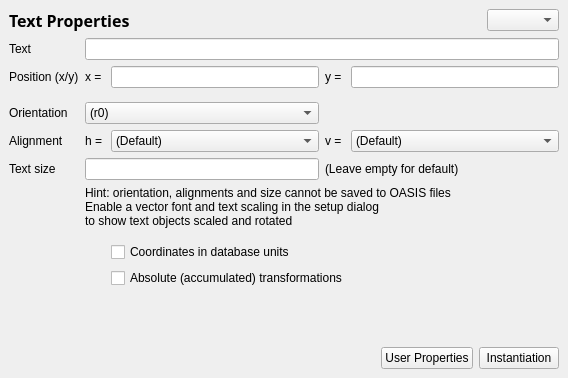
<?xml version="1.0" encoding="UTF-8"?>
<ui version="4.0">
 <class>TextPropertiesPage</class>
 <widget class="QWidget" name="TextPropertiesPage">
  <property name="geometry">
   <rect>
    <x>0</x>
    <y>0</y>
    <width>568</width>
    <height>378</height>
   </rect>
  </property>
  <property name="windowTitle">
   <string>Form</string>
  </property>
  <layout class="QGridLayout">
   <property name="margin" stdset="0">
    <number>9</number>
   </property>
   <property name="spacing">
    <number>6</number>
   </property>
   <item row="2" column="3">
    <widget class="QLabel" name="label_7">
     <property name="text">
      <string>y = </string>
     </property>
    </widget>
   </item>
   <item row="2" column="2">
    <widget class="QLineEdit" name="x_le">
     <property name="sizePolicy">
      <sizepolicy hsizetype="Expanding" vsizetype="Fixed">
       <horstretch>1</horstretch>
       <verstretch>0</verstretch>
      </sizepolicy>
     </property>
    </widget>
   </item>
   <item row="3" column="0" colspan="5">
    <spacer>
     <property name="orientation">
      <enum>Qt::Vertical</enum>
     </property>
     <property name="sizeType">
      <enum>QSizePolicy::Fixed</enum>
     </property>
     <property name="sizeHint" stdset="0">
      <size>
       <width>20</width>
       <height>8</height>
      </size>
     </property>
    </spacer>
   </item>
   <item row="6" column="0">
    <widget class="QLabel" name="Text size">
     <property name="text">
      <string>Text size</string>
     </property>
    </widget>
   </item>
   <item row="11" column="0" colspan="5">
    <spacer>
     <property name="orientation">
      <enum>Qt::Vertical</enum>
     </property>
     <property name="sizeHint" stdset="0">
      <size>
       <width>457</width>
       <height>51</height>
      </size>
     </property>
    </spacer>
   </item>
   <item row="1" column="0">
    <widget class="QLabel" name="label_2">
     <property name="text">
      <string>Text</string>
     </property>
    </widget>
   </item>
   <item row="8" column="0" colspan="5">
    <spacer>
     <property name="orientation">
      <enum>Qt::Vertical</enum>
     </property>
     <property name="sizeType">
      <enum>QSizePolicy::Fixed</enum>
     </property>
     <property name="sizeHint" stdset="0">
      <size>
       <width>431</width>
       <height>8</height>
      </size>
     </property>
    </spacer>
   </item>
   <item row="2" column="1">
    <widget class="QLabel" name="label_5">
     <property name="text">
      <string>x = </string>
     </property>
    </widget>
   </item>
   <item row="12" column="0" colspan="5">
    <widget class="QFrame" name="button_frame">
     <property name="frameShape">
      <enum>QFrame::NoFrame</enum>
     </property>
     <property name="frameShadow">
      <enum>QFrame::Raised</enum>
     </property>
     <layout class="QHBoxLayout">
      <property name="spacing">
       <number>6</number>
      </property>
      <property name="margin" stdset="0">
       <number>0</number>
      </property>
      <item>
       <spacer>
        <property name="orientation">
         <enum>Qt::Horizontal</enum>
        </property>
        <property name="sizeHint" stdset="0">
         <size>
          <width>211</width>
          <height>20</height>
         </size>
        </property>
       </spacer>
      </item>
      <item>
       <widget class="QPushButton" name="prop_pb">
        <property name="text">
         <string>User Properties</string>
        </property>
       </widget>
      </item>
      <item>
       <widget class="QPushButton" name="inst_pb">
        <property name="text">
         <string>Instantiation</string>
        </property>
       </widget>
      </item>
     </layout>
    </widget>
   </item>
   <item row="7" column="1" colspan="4">
    <widget class="QLabel" name="label_3">
     <property name="text">
      <string>Hint: orientation, alignments and size cannot be saved to OASIS files
Enable a vector font and text scaling in the setup dialog 
to show text objects scaled and rotated</string>
     </property>
    </widget>
   </item>
   <item row="4" column="0">
    <widget class="QLabel" name="Orientation">
     <property name="text">
      <string>Orientation</string>
     </property>
    </widget>
   </item>
   <item row="2" column="0">
    <widget class="QLabel" name="label">
     <property name="text">
      <string>Position (x/y)</string>
     </property>
    </widget>
   </item>
   <item row="6" column="3" colspan="2">
    <widget class="QLabel" name="label_6">
     <property name="text">
      <string>(Leave empty for default)</string>
     </property>
    </widget>
   </item>
   <item row="1" column="1" colspan="4">
    <widget class="QLineEdit" name="text_le">
     <property name="sizePolicy">
      <sizepolicy hsizetype="Expanding" vsizetype="Fixed">
       <horstretch>0</horstretch>
       <verstretch>0</verstretch>
      </sizepolicy>
     </property>
    </widget>
   </item>
   <item row="10" column="2" colspan="3">
    <widget class="QCheckBox" name="abs_cb">
     <property name="text">
      <string>Absolute (accumulated) transformations</string>
     </property>
    </widget>
   </item>
   <item row="2" column="4">
    <widget class="QLineEdit" name="y_le">
     <property name="sizePolicy">
      <sizepolicy hsizetype="Expanding" vsizetype="Fixed">
       <horstretch>1</horstretch>
       <verstretch>0</verstretch>
      </sizepolicy>
     </property>
    </widget>
   </item>
   <item row="9" column="2" colspan="3">
    <widget class="QCheckBox" name="dbu_cb">
     <property name="text">
      <string>Coordinates in database units</string>
     </property>
    </widget>
   </item>
   <item row="0" column="0" colspan="5">
    <widget class="QFrame" name="frame">
     <property name="frameShape">
      <enum>QFrame::NoFrame</enum>
     </property>
     <property name="frameShadow">
      <enum>QFrame::Raised</enum>
     </property>
     <layout class="QHBoxLayout">
      <property name="spacing">
       <number>6</number>
      </property>
      <property name="margin" stdset="0">
       <number>0</number>
      </property>
      <item>
       <widget class="QLabel" name="label_12">
        <property name="font">
         <font>
          <family>Sans Serif</family>
          <pointsize>12</pointsize>
          <italic>false</italic>
          <bold>true</bold>
          <underline>false</underline>
          <strikeout>false</strikeout>
         </font>
        </property>
        <property name="text">
         <string>Text Properties</string>
        </property>
       </widget>
      </item>
      <item>
       <widget class="QLabel" name="cell_lbl">
        <property name="sizePolicy">
         <sizepolicy hsizetype="Ignored" vsizetype="Preferred">
          <horstretch>1</horstretch>
          <verstretch>0</verstretch>
         </sizepolicy>
        </property>
        <property name="text">
         <string/>
        </property>
        <property name="alignment">
         <set>Qt::AlignRight|Qt::AlignTrailing|Qt::AlignVCenter</set>
        </property>
       </widget>
      </item>
      <item>
       <widget class="lay::LayerSelectionComboBox" name="layer_cbx">
        <property name="sizeAdjustPolicy">
         <enum>QComboBox::AdjustToContents</enum>
        </property>
       </widget>
      </item>
     </layout>
    </widget>
   </item>
   <item row="4" column="1" colspan="2">
    <widget class="QComboBox" name="orient_cbx">
     <item>
      <property name="text">
       <string>(r0)</string>
      </property>
      <property name="icon">
       <iconset resource="../../icons/icons.qrc">
        <normaloff>:/r0_24px.png</normaloff>:/r0_24px.png</iconset>
      </property>
     </item>
     <item>
      <property name="text">
       <string>(r90)</string>
      </property>
      <property name="icon">
       <iconset resource="../../icons/icons.qrc">
        <normaloff>:/r90_24px.png</normaloff>:/r90_24px.png</iconset>
      </property>
     </item>
     <item>
      <property name="text">
       <string>(r180)</string>
      </property>
      <property name="icon">
       <iconset resource="../../icons/icons.qrc">
        <normaloff>:/r180_24px.png</normaloff>:/r180_24px.png</iconset>
      </property>
     </item>
     <item>
      <property name="text">
       <string>(r270)</string>
      </property>
      <property name="icon">
       <iconset resource="../../icons/icons.qrc">
        <normaloff>:/r270_24px.png</normaloff>:/r270_24px.png</iconset>
      </property>
     </item>
     <item>
      <property name="text">
       <string>(m0)</string>
      </property>
      <property name="icon">
       <iconset resource="../../icons/icons.qrc">
        <normaloff>:/m0_24px.png</normaloff>:/m0_24px.png</iconset>
      </property>
     </item>
     <item>
      <property name="text">
       <string>(m45)</string>
      </property>
      <property name="icon">
       <iconset resource="../../icons/icons.qrc">
        <normaloff>:/m45_24px.png</normaloff>:/m45_24px.png</iconset>
      </property>
     </item>
     <item>
      <property name="text">
       <string>(m90)</string>
      </property>
      <property name="icon">
       <iconset resource="../../icons/icons.qrc">
        <normaloff>:/m90_24px.png</normaloff>:/m90_24px.png</iconset>
      </property>
     </item>
     <item>
      <property name="text">
       <string>(m135)</string>
      </property>
      <property name="icon">
       <iconset resource="../../icons/icons.qrc">
        <normaloff>:/m135_24px.png</normaloff>:/m135_24px.png</iconset>
      </property>
     </item>
    </widget>
   </item>
   <item row="6" column="1" colspan="2">
    <widget class="QLineEdit" name="size_le"/>
   </item>
   <item row="5" column="2">
    <widget class="QComboBox" name="halign_cbx">
     <item>
      <property name="text">
       <string>(Default)</string>
      </property>
     </item>
     <item>
      <property name="text">
       <string>Left</string>
      </property>
     </item>
     <item>
      <property name="text">
       <string>Center</string>
      </property>
     </item>
     <item>
      <property name="text">
       <string>Right</string>
      </property>
     </item>
    </widget>
   </item>
   <item row="5" column="0">
    <widget class="QLabel" name="label_4">
     <property name="text">
      <string>Alignment</string>
     </property>
    </widget>
   </item>
   <item row="5" column="1">
    <widget class="QLabel" name="label_8">
     <property name="text">
      <string>h =</string>
     </property>
    </widget>
   </item>
   <item row="5" column="3">
    <widget class="QLabel" name="label_9">
     <property name="text">
      <string>v =</string>
     </property>
    </widget>
   </item>
   <item row="5" column="4">
    <widget class="QComboBox" name="valign_cbx">
     <item>
      <property name="text">
       <string>(Default)</string>
      </property>
     </item>
     <item>
      <property name="text">
       <string>Top</string>
      </property>
     </item>
     <item>
      <property name="text">
       <string>Center</string>
      </property>
     </item>
     <item>
      <property name="text">
       <string>Bottom</string>
      </property>
     </item>
    </widget>
   </item>
  </layout>
 </widget>
 <customwidgets>
  <customwidget>
   <class>lay::LayerSelectionComboBox</class>
   <extends>QComboBox</extends>
   <header>layWidgets.h</header>
  </customwidget>
 </customwidgets>
 <tabstops>
  <tabstop>text_le</tabstop>
  <tabstop>x_le</tabstop>
  <tabstop>y_le</tabstop>
  <tabstop>orient_cbx</tabstop>
  <tabstop>halign_cbx</tabstop>
  <tabstop>valign_cbx</tabstop>
  <tabstop>size_le</tabstop>
  <tabstop>dbu_cb</tabstop>
  <tabstop>abs_cb</tabstop>
  <tabstop>prop_pb</tabstop>
  <tabstop>inst_pb</tabstop>
 </tabstops>
 <resources>
  <include location="../../icons/icons.qrc"/>
 </resources>
 <connections/>
</ui>
